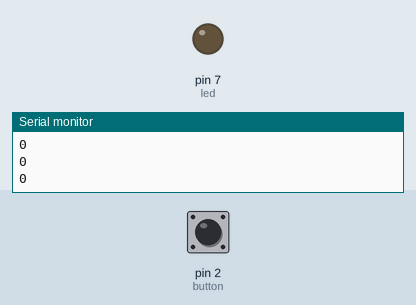
A sketch run on a simulated Arduino Uno, built with avr-gcc and run on an emulated ATmega328P. On the bench: output pins drawn as LEDs (lit = HIGH), the last lines printed to the serial monitor. The test bench sets the inputs (shaded band); at power-on: pin 2 (button) LOW.

Above: at 1.8 s.
1.9 s: pin 2 (button) pulled HIGH for 0.6 s
At 2.4 s:
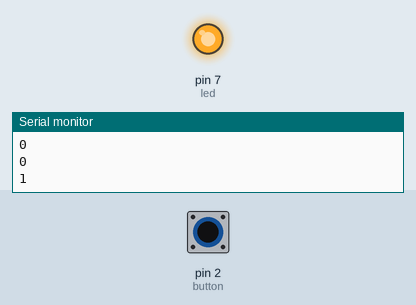
4.0 s: pin 2 (button) pulled HIGH for 3.2 s
At 8.5 s:
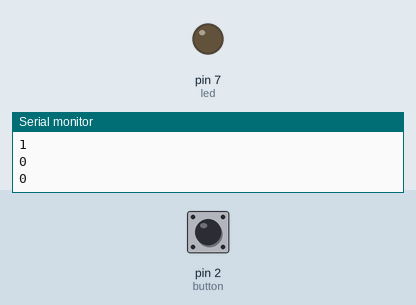
Timing chart, 0 to 10.0 s (numbered marks = the images above; inputs shaded):
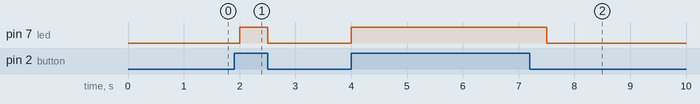

The sketch:

button-test.ino
```cpp
int button = 2;
int led = 7;

void setup() {
  Serial.begin(9600);
  pinMode(button, INPUT);
  pinMode(led, OUTPUT);
}

void loop() {
  int buttonValue = digitalRead(button);

  Serial.println(buttonValue);

  if(buttonValue == 1){
    digitalWrite(led, HIGH);
  }
  else{
    digitalWrite(led, LOW);
  }

  delay(500);


}
```

Measured:
- after the input at 1.9 s, pin 7 (led): LOW → HIGH after 0.10 s, → LOW 0.50 s later
- after the input at 4.0 s, pin 7 (led): LOW → HIGH at once, → LOW 3.5 s later
